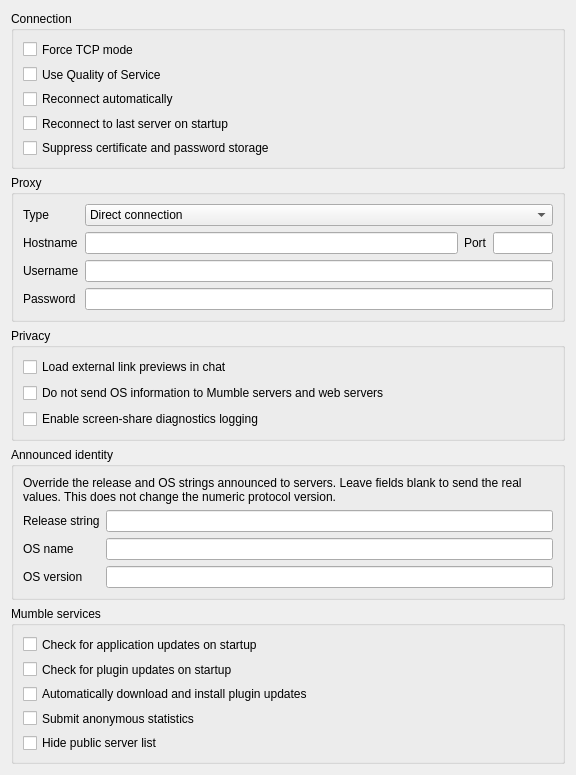
<?xml version="1.0" encoding="UTF-8"?>
<ui version="4.0">
 <class>NetworkConfig</class>
 <widget class="QWidget" name="NetworkConfig">
  <property name="geometry">
   <rect>
    <x>0</x>
    <y>0</y>
    <width>576</width>
    <height>760</height>
   </rect>
  </property>
  <property name="windowTitle">
   <string notr="true">Form</string>
  </property>
  <property name="accessibleName">
   <string>Username</string>
  </property>
  <layout class="QVBoxLayout" name="verticalLayout_2">
   <item>
    <widget class="QGroupBox" name="qgbConnection">
     <property name="sizePolicy">
      <sizepolicy hsizetype="Preferred" vsizetype="Minimum">
       <horstretch>0</horstretch>
       <verstretch>0</verstretch>
      </sizepolicy>
     </property>
     <property name="title">
      <string>Connection</string>
     </property>
     <layout class="QVBoxLayout">
      <item>
       <widget class="QCheckBox" name="qcbTcpMode">
        <property name="toolTip">
         <string>Use TCP compatibility mode</string>
        </property>
        <property name="whatsThis">
         <string>&lt;b&gt;Enable TCP compatibility mode&lt;/b&gt;.&lt;br /&gt;This will make Mumble use only TCP when communicating with the server. This will increase overhead and cause lost packets to produce noticeable pauses in communication, so this should only be used if you are unable to use the default (which uses UDP for voice and TCP for control).</string>
        </property>
        <property name="text">
         <string>Force TCP mode</string>
        </property>
       </widget>
      </item>
      <item>
       <widget class="QCheckBox" name="qcbQoS">
        <property name="toolTip">
         <string>Enable QoS to prioritize packets</string>
        </property>
        <property name="whatsThis">
         <string>This will enable QoS, which will attempt to prioritize voice packets over other traffic.</string>
        </property>
        <property name="text">
         <string>Use Quality of Service</string>
        </property>
       </widget>
      </item>
      <item>
       <widget class="QCheckBox" name="qcbAutoReconnect">
        <property name="toolTip">
         <string>Reconnect when disconnected</string>
        </property>
        <property name="whatsThis">
         <string>&lt;b&gt;Reconnect when disconnected&lt;/b&gt;.&lt;br /&gt;This will make Mumble try to automatically reconnect after 10 seconds if your server connection fails.</string>
        </property>
        <property name="text">
         <string>Reconnect automatically</string>
        </property>
       </widget>
      </item>
      <item>
       <widget class="QCheckBox" name="qcbAutoConnect">
        <property name="toolTip">
         <string>Reconnect to last used server when starting Mumble</string>
        </property>
        <property name="text">
         <string>Reconnect to last server on startup</string>
        </property>
       </widget>
      </item>
      <item>
       <widget class="QCheckBox" name="qcbSuppressIdentity">
        <property name="toolTip">
         <string>Don't send certificate to server and don't save passwords. (Not saved).</string>
        </property>
        <property name="whatsThis">
         <string>&lt;b&gt;This will suppress identity information from the client.&lt;/b&gt;&lt;p&gt;The client will not identify itself with a certificate, even if defined, and will not cache passwords for connections. This is primarily a test-option and is not saved.&lt;/p&gt;</string>
        </property>
        <property name="text">
         <string>Suppress certificate and password storage</string>
        </property>
       </widget>
      </item>
     </layout>
    </widget>
   </item>
   <item>
    <widget class="QGroupBox" name="qgbProxy">
     <property name="sizePolicy">
      <sizepolicy hsizetype="Expanding" vsizetype="Minimum">
       <horstretch>0</horstretch>
       <verstretch>0</verstretch>
      </sizepolicy>
     </property>
     <property name="title">
      <string>Proxy</string>
     </property>
     <layout class="QGridLayout">
      <item row="0" column="0">
       <widget class="QLabel" name="qlType">
        <property name="text">
         <string>Type</string>
        </property>
        <property name="buddy">
         <cstring>qcbType</cstring>
        </property>
       </widget>
      </item>
      <item row="0" column="1" colspan="3">
       <widget class="MUComboBox" name="qcbType">
        <property name="sizePolicy">
         <sizepolicy hsizetype="Preferred" vsizetype="Fixed">
          <horstretch>0</horstretch>
          <verstretch>0</verstretch>
         </sizepolicy>
        </property>
        <property name="toolTip">
         <string>Type of proxy to connect through</string>
        </property>
        <property name="whatsThis">
         <string>&lt;b&gt;Type of proxy to connect through.&lt;/b&gt;&lt;br /&gt;This makes Mumble connect through a proxy for all outgoing connections. Note: Proxy tunneling forces Mumble into TCP compatibility mode, causing all voice data to be sent via the control channel.</string>
        </property>
        <property name="accessibleName">
         <string>Proxy type</string>
        </property>
        <item>
         <property name="text">
          <string>Direct connection</string>
         </property>
        </item>
        <item>
         <property name="text">
          <string>HTTP(S) proxy</string>
         </property>
        </item>
        <item>
         <property name="text">
          <string>SOCKS5 proxy</string>
         </property>
        </item>
       </widget>
      </item>
      <item row="1" column="0">
       <widget class="QLabel" name="qlHostname">
        <property name="text">
         <string>Hostname</string>
        </property>
        <property name="alignment">
         <set>Qt::AlignLeading|Qt::AlignLeft|Qt::AlignVCenter</set>
        </property>
        <property name="buddy">
         <cstring>qleHostname</cstring>
        </property>
       </widget>
      </item>
      <item row="1" column="1">
       <widget class="QLineEdit" name="qleHostname">
        <property name="sizePolicy">
         <sizepolicy hsizetype="Expanding" vsizetype="Fixed">
          <horstretch>0</horstretch>
          <verstretch>0</verstretch>
         </sizepolicy>
        </property>
        <property name="toolTip">
         <string>Hostname of the proxy</string>
        </property>
        <property name="whatsThis">
         <string>&lt;b&gt;Hostname of the proxy.&lt;/b&gt;&lt;br /&gt;This field specifies the hostname of the proxy you wish to tunnel network traffic through.</string>
        </property>
        <property name="accessibleName">
         <string>Proxy hostname</string>
        </property>
        <property name="text">
         <string/>
        </property>
       </widget>
      </item>
      <item row="1" column="2">
       <widget class="QLabel" name="qlPort">
        <property name="sizePolicy">
         <sizepolicy hsizetype="Preferred" vsizetype="Preferred">
          <horstretch>0</horstretch>
          <verstretch>0</verstretch>
         </sizepolicy>
        </property>
        <property name="minimumSize">
         <size>
          <width>0</width>
          <height>0</height>
         </size>
        </property>
        <property name="text">
         <string>Port</string>
        </property>
        <property name="buddy">
         <cstring>qlePort</cstring>
        </property>
       </widget>
      </item>
      <item row="1" column="3">
       <widget class="QLineEdit" name="qlePort">
        <property name="sizePolicy">
         <sizepolicy hsizetype="Minimum" vsizetype="Fixed">
          <horstretch>0</horstretch>
          <verstretch>0</verstretch>
         </sizepolicy>
        </property>
        <property name="minimumSize">
         <size>
          <width>20</width>
          <height>0</height>
         </size>
        </property>
        <property name="maximumSize">
         <size>
          <width>60</width>
          <height>16777215</height>
         </size>
        </property>
        <property name="toolTip">
         <string>Port number of the proxy</string>
        </property>
        <property name="whatsThis">
         <string>&lt;b&gt;Port number of the proxy.&lt;/b&gt;&lt;br /&gt;This field specifies the port number that the proxy expects connections on.</string>
        </property>
        <property name="accessibleName">
         <string>Proxy port</string>
        </property>
        <property name="inputMask">
         <string/>
        </property>
        <property name="text">
         <string/>
        </property>
        <property name="maxLength">
         <number>5</number>
        </property>
       </widget>
      </item>
      <item row="2" column="0">
       <widget class="QLabel" name="qlUsername">
        <property name="text">
         <string>Username</string>
        </property>
        <property name="buddy">
         <cstring>qleUsername</cstring>
        </property>
       </widget>
      </item>
      <item row="2" column="1" colspan="3">
       <widget class="QLineEdit" name="qleUsername">
        <property name="toolTip">
         <string>Username for proxy authentication</string>
        </property>
        <property name="whatsThis">
         <string>&lt;b&gt;Username for proxy authentication.&lt;/b&gt;&lt;br /&gt;This specifies the username you use for authenticating yourself with the proxy. In case the proxy does not use authentication, or you want to connect anonymously, simply leave this field blank.</string>
        </property>
        <property name="accessibleName">
         <string>Proxy username</string>
        </property>
       </widget>
      </item>
      <item row="3" column="0">
       <widget class="QLabel" name="qlPassword">
        <property name="text">
         <string>Password</string>
        </property>
        <property name="buddy">
         <cstring>qlePassword</cstring>
        </property>
       </widget>
      </item>
      <item row="3" column="1" colspan="3">
       <widget class="QLineEdit" name="qlePassword">
        <property name="toolTip">
         <string>Password for proxy authentication</string>
        </property>
        <property name="whatsThis">
         <string>&lt;b&gt;Password for proxy authentication.&lt;/b&gt;&lt;br /&gt;This specifies the password you use for authenticating yourself with the proxy. In case the proxy does not use authentication, or you want to connect anonymously, simply leave this field blank.</string>
        </property>
        <property name="accessibleName">
         <string>Proxy password</string>
        </property>
        <property name="inputMask">
         <string/>
        </property>
        <property name="text">
         <string/>
        </property>
        <property name="echoMode">
         <enum>QLineEdit::Password</enum>
        </property>
       </widget>
      </item>
     </layout>
    </widget>
   </item>
   <item>
    <widget class="QGroupBox" name="qgbPrivacy">
     <property name="title">
      <string>Privacy</string>
     </property>
     <layout class="QVBoxLayout" name="verticalLayout_4">
      <item>
       <widget class="QCheckBox" name="qcbLinkPreviews">
        <property name="toolTip">
         <string>Allow chat to load external metadata and thumbnails for pasted links</string>
        </property>
        <property name="whatsThis">
         <string>&lt;b&gt;Load external link previews in chat&lt;/b&gt;.&lt;br/&gt;When enabled, Mumble fetches metadata and thumbnails for supported links in persistent chat. Localhost and private-network targets are blocked automatically.</string>
        </property>
        <property name="text">
         <string>Load external link previews in chat</string>
        </property>
       </widget>
      </item>
      <item>
       <widget class="QCheckBox" name="qcbHideOS">
        <property name="toolTip">
         <string>Prevent OS information being sent to Mumble servers and web servers</string>
        </property>
        <property name="whatsThis">
         <string>&lt;b&gt;Don't send OS information to servers&lt;/b&gt;&lt;br/&gt;
Prevents the client from sending potentially identifying information about the operating system to the Mumble server and web servers.</string>
        </property>
        <property name="text">
         <string>Do not send OS information to Mumble servers and web servers</string>
        </property>
       </widget>
      </item>
      <item>
       <widget class="QCheckBox" name="qcbScreenShareDiagnostics">
        <property name="toolTip">
         <string>Write detailed screen-share helper diagnostics to a local log file for troubleshooting</string>
        </property>
        <property name="whatsThis">
         <string>&lt;b&gt;Enable screen-share diagnostics logging&lt;/b&gt;.&lt;br/&gt;When enabled, the external screen-share helper writes detailed startup, relay, encoder and crash-related diagnostics to a local log file. This is intended for troubleshooting and may include local environment details. Changes apply the next time the helper starts.</string>
        </property>
        <property name="text">
         <string>Enable screen-share diagnostics logging</string>
        </property>
       </widget>
      </item>
     </layout>
    </widget>
   </item>
   <item>
    <widget class="QGroupBox" name="qgbAnnouncedIdentity">
     <property name="title">
      <string>Announced identity</string>
     </property>
     <layout class="QGridLayout" name="gridLayout_announcedIdentity">
      <item row="0" column="0" colspan="2">
       <widget class="QLabel" name="qlAnnouncedIdentityHint">
        <property name="wordWrap">
         <bool>true</bool>
        </property>
        <property name="text">
         <string>Override the release and OS strings announced to servers. Leave fields blank to send the real values. This does not change the numeric protocol version.</string>
        </property>
       </widget>
      </item>
      <item row="1" column="0">
       <widget class="QLabel" name="qlAdvertisedRelease">
        <property name="text">
         <string>Release string</string>
        </property>
        <property name="buddy">
         <cstring>qleAdvertisedRelease</cstring>
        </property>
       </widget>
      </item>
      <item row="1" column="1">
       <widget class="QLineEdit" name="qleAdvertisedRelease">
        <property name="toolTip">
         <string>Optional release string to announce to servers</string>
        </property>
        <property name="clearButtonEnabled">
         <bool>true</bool>
        </property>
       </widget>
      </item>
      <item row="2" column="0">
       <widget class="QLabel" name="qlAdvertisedOS">
        <property name="text">
         <string>OS name</string>
        </property>
        <property name="buddy">
         <cstring>qleAdvertisedOS</cstring>
        </property>
       </widget>
      </item>
      <item row="2" column="1">
       <widget class="QLineEdit" name="qleAdvertisedOS">
        <property name="toolTip">
         <string>Optional OS name to announce to servers</string>
        </property>
        <property name="clearButtonEnabled">
         <bool>true</bool>
        </property>
       </widget>
      </item>
      <item row="3" column="0">
       <widget class="QLabel" name="qlAdvertisedOSVersion">
        <property name="text">
         <string>OS version</string>
        </property>
        <property name="buddy">
         <cstring>qleAdvertisedOSVersion</cstring>
        </property>
       </widget>
      </item>
      <item row="3" column="1">
       <widget class="QLineEdit" name="qleAdvertisedOSVersion">
        <property name="toolTip">
         <string>Optional OS version string to announce to servers</string>
        </property>
        <property name="clearButtonEnabled">
         <bool>true</bool>
        </property>
       </widget>
      </item>
     </layout>
    </widget>
   </item>
   <item>
    <widget class="QGroupBox" name="qgbServices">
     <property name="title">
      <string>Mumble services</string>
     </property>
     <layout class="QVBoxLayout" name="verticalLayout">
      <item>
       <widget class="QCheckBox" name="qcbAutoUpdate">
        <property name="toolTip">
         <string>Check for new releases of Mumble automatically.</string>
        </property>
        <property name="whatsThis">
         <string>This will check for new releases of Mumble every time you start the program, and notify you if one is available.</string>
        </property>
        <property name="text">
         <string>Check for application updates on startup</string>
        </property>
       </widget>
      </item>
      <item>
       <widget class="QCheckBox" name="qcbPluginUpdateCheck">
        <property name="toolTip">
         <string>Check for new releases of plugins automatically.</string>
        </property>
        <property name="whatsThis">
         <string>This will check for new releases of plugins every time you start the program, and download them automatically.</string>
        </property>
        <property name="text">
         <string>Check for plugin updates on startup</string>
        </property>
       </widget>
      </item>
      <item>
       <widget class="QCheckBox" name="qcbPluginAutoUpdate">
        <property name="text">
         <string>Automatically download and install plugin updates</string>
        </property>
       </widget>
      </item>
      <item>
       <widget class="QCheckBox" name="qcbUsage">
        <property name="toolTip">
         <string>Submit anonymous statistics to the Mumble project</string>
        </property>
        <property name="whatsThis">
         <string>&lt;b&gt;Submit anonymous statistics.&lt;/b&gt;&lt;br /&gt;Mumble has a small development team, and as such needs to focus its development where it is needed most. By submitting a bit of statistics you help the project determine where to focus development.</string>
        </property>
        <property name="text">
         <string>Submit anonymous statistics</string>
        </property>
       </widget>
      </item>
      <item>
       <widget class="QCheckBox" name="qcbDisablePublicList">
        <property name="enabled">
         <bool>true</bool>
        </property>
        <property name="toolTip">
         <string>When toggled this hides the public server list from the connect dialog</string>
        </property>
        <property name="text">
         <string>Hide public server list</string>
        </property>
       </widget>
      </item>
     </layout>
    </widget>
   </item>
   <item>
    <spacer>
     <property name="orientation">
      <enum>Qt::Vertical</enum>
     </property>
     <property name="sizeType">
      <enum>QSizePolicy::Expanding</enum>
     </property>
     <property name="sizeHint" stdset="0">
      <size>
       <width>20</width>
       <height>40</height>
      </size>
     </property>
    </spacer>
   </item>
  </layout>
 </widget>
 <customwidgets>
  <customwidget>
   <class>MUComboBox</class>
   <extends>QComboBox</extends>
   <header>widgets/MUComboBox.h</header>
  </customwidget>
 </customwidgets>
 <resources/>
 <connections/>
</ui>
